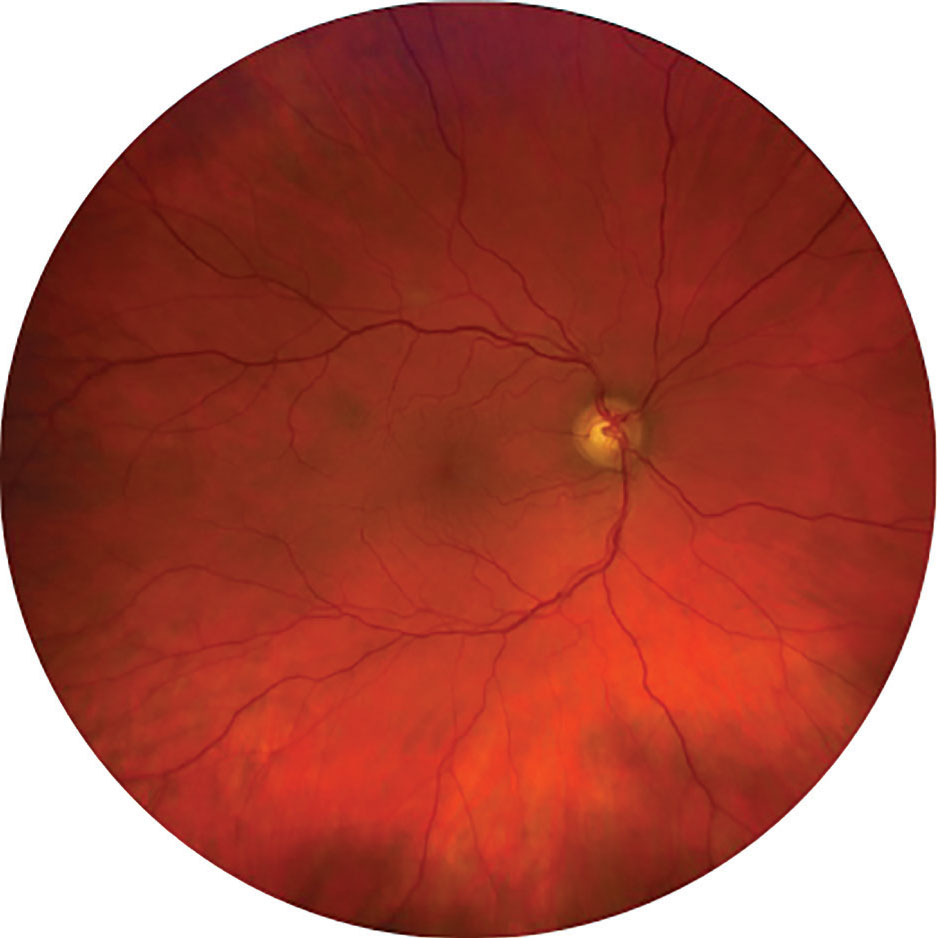
#> input picture images/image.jpg, 937 x 938 px, found by its file name
$ jupyter execute 'Ideal Low Pass Filter.ipynb'
#> lines starting #> are read from the running program, lines starting #| are printed output that depends on the picture; after the words box and inside, x2 and y2 are one past the last pixel; in counts of white or black regions, pixels touching at a corner belong together
<div style="background: #d9004c;
            padding: 25px;
            border-radius: 15px;
            text-align: center;
            box-shadow: 3px 3px 15px rgba(0,0,0,0.2);">
    <h1 style="font-family: 'Arial Black', sans-serif; color: white; margin-bottom: 10px;">
        Digital Image Processing
    </h1>
        <h3 style="font-family: 'Arial Black', sans-serif; color: white; margin-bottom: 10px;">
        Topic: Ideal Low Pass Filter
    </h3>
        <h3 style="font-family: 'Arial Black', sans-serif; color: white; margin-bottom: 10px;">
        Notebook by - Himel Sarder
    </h3>
    <p style="font-family: 'Verdana', sans-serif; color: #ffffffcc; font-size: 16px; text-align: center">
        info.himelcse@gmail.com
    </p>
</div>

# Ideal Low Pass Filter
## An Ideal Low Pass Filter (ILPF) is a frequency domain filter used in Digital Image Processing to remove high-frequency components from an image while keeping low-frequency components.

## - Low frequencies → smooth areas, overall brightness
## - High frequencies → edges, noise, fine details

## So, ILPF is mainly used for image smoothing or blurring.

# Idea Behind ILPF
## The filter passes all frequencies below a cutoff value and blocks all frequencies above it.
## That means:
## - Frequencies inside a radius 𝐷0 → kept
## - Frequencies outside the radius 𝐷0 → removed

## - H(u,v) → filter transfer function
## - D(u,v) → distance from the center of frequency spectrum
## - D₀ → cutoff frequency

# Steps to apply

# Radius 15

[cell 1]
import cv2
import numpy as np
import matplotlib.pyplot as plt

# Read image in grayscale
img = cv2.imread("image.jpg", 0)
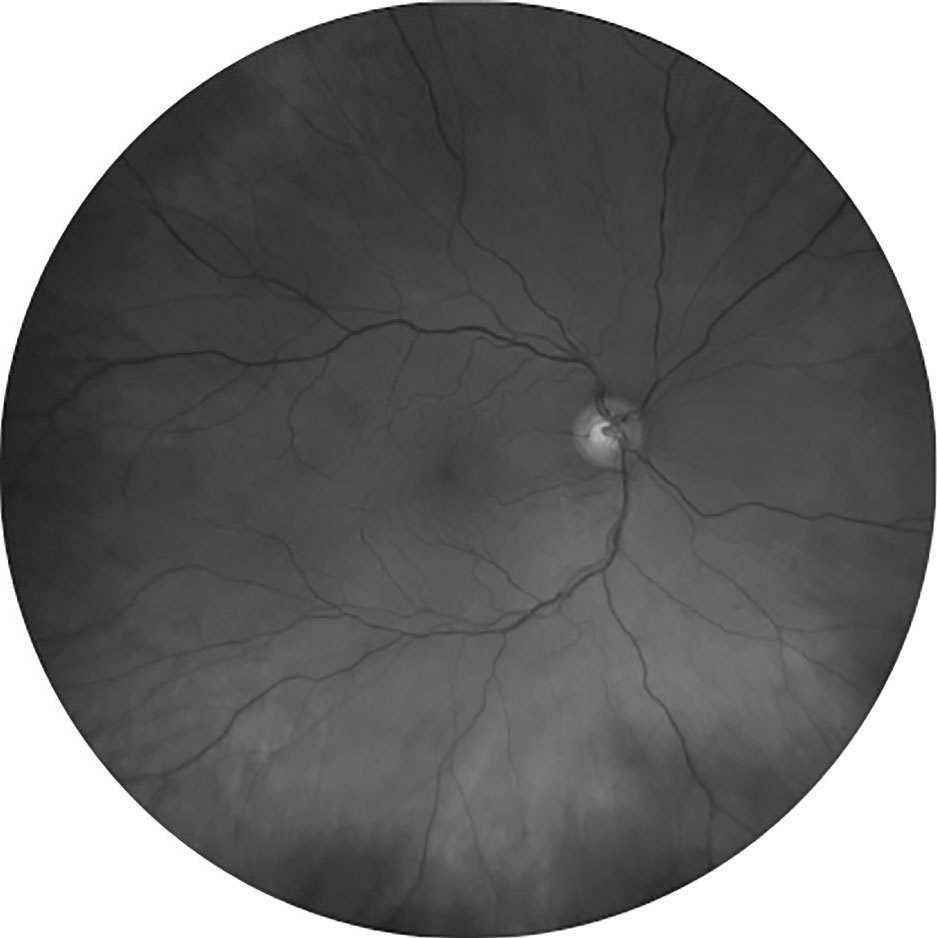
#> img: shape (938, 937); min 0, max 255, mean 112

# Fourier Transform
dft = np.fft.fft2(img)
dft_shift = np.fft.fftshift(dft)

# Image size
rows, cols = img.shape
#> rows = 938; cols = 937
crow, ccol = rows//2 , cols//2
#> crow = 469; ccol = 468

# Create Ideal Low Pass Filter mask
D0 = 15   # cutoff frequency
mask = np.zeros((rows, cols), np.uint8)

for u in range(rows):
    for v in range(cols):
        D = np.sqrt((u - crow)**2 + (v - ccol)**2)
        if D <= D0:
            mask[u,v] = 1
        else:
            mask[u,v] = 0
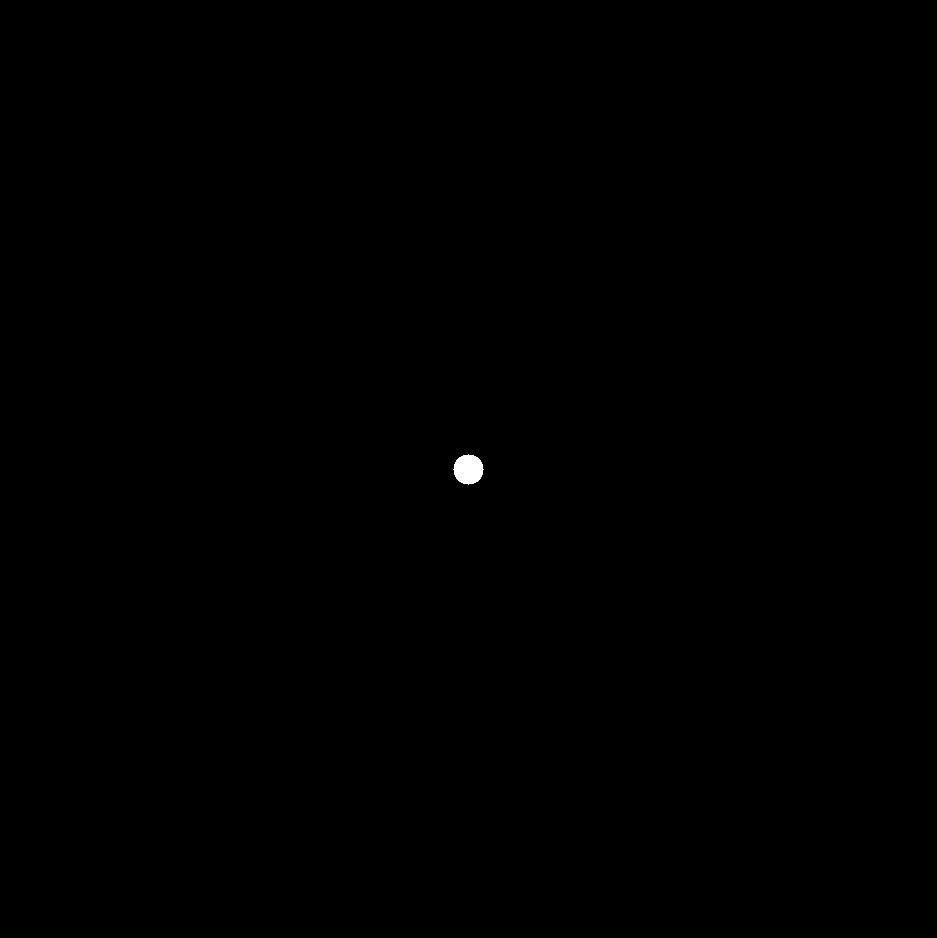
#> mask: shape (938, 937); values 0 (black) and 1 (white), 0.08% white; 1 white region, box (x1, y1, x2, y2) and area: (453, 454, 484, 485) 709

# Apply mask
filtered = dft_shift * mask

# Inverse Fourier Transform
f_ishift = np.fft.ifftshift(filtered)
img_back = np.fft.ifft2(f_ishift)
img_back = np.abs(img_back)

# Display results
plt.figure(figsize=(12, 6))
plt.subplot(121), plt.imshow(img, cmap='gray')
plt.title('Original Image')

plt.subplot(122), plt.imshow(img_back, cmap='gray')
plt.title('Ideal Low Pass Filter (Radius = 15)')

plt.show()
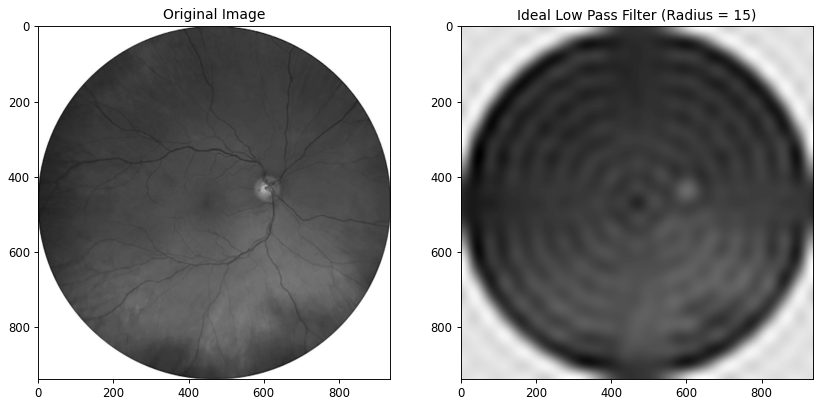
#> figure drawn by matplotlib, 2 panels

[cell 2]
plt.imshow(mask, cmap='gray')
plt.title(f"Mask (Radius = {D0})")
plt.show()

# Radius 30

[cell 3]
# Read image in grayscale
img = cv2.imread("image.jpg", 0)

# Fourier Transform
dft = np.fft.fft2(img)
dft_shift = np.fft.fftshift(dft)

# Image size
rows, cols = img.shape
crow, ccol = rows//2 , cols//2

# Create Ideal Low Pass Filter mask
D0 = 30   # cutoff frequency
mask = np.zeros((rows, cols), np.uint8)

for u in range(rows):
    for v in range(cols):
        D = np.sqrt((u - crow)**2 + (v - ccol)**2)
        if D <= D0:
            mask[u,v] = 1
        else:
            mask[u,v] = 0
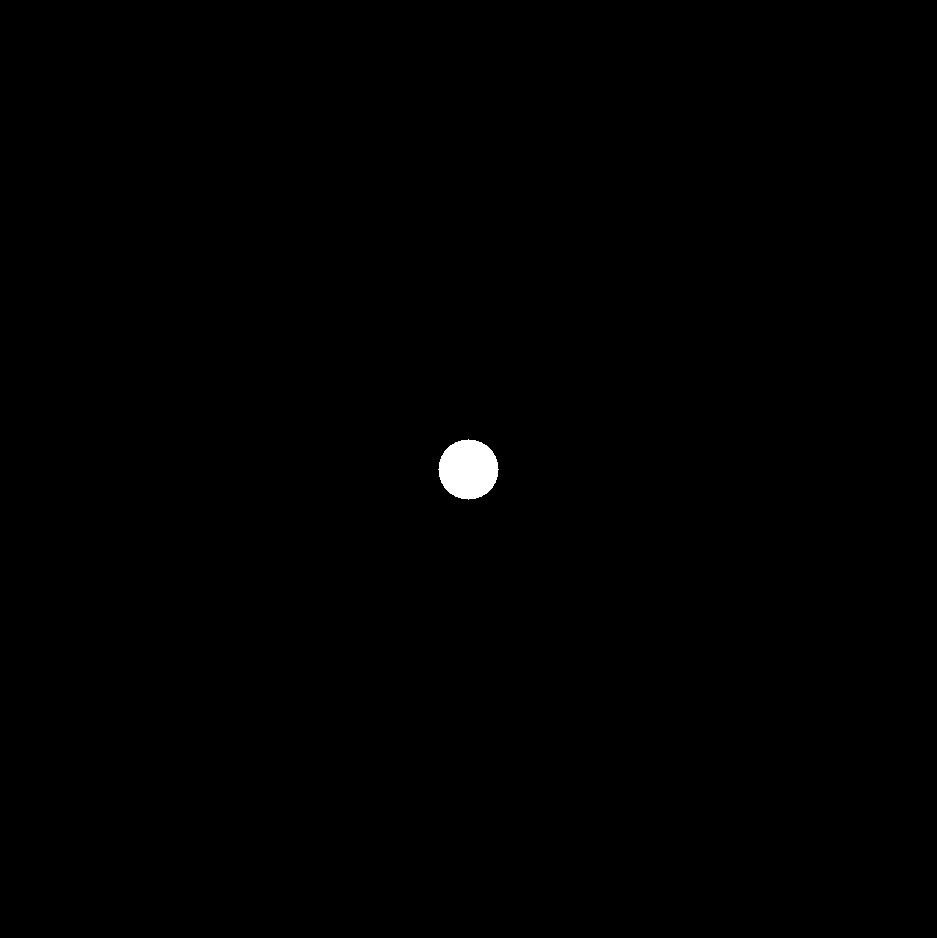
#> mask: shape (938, 937); values 0 (black) and 1 (white), 0.32% white; 1 white region, box (x1, y1, x2, y2) and area: (438, 439, 499, 500) 2821

# Apply mask
filtered = dft_shift * mask

# Inverse Fourier Transform
f_ishift = np.fft.ifftshift(filtered)
img_back = np.fft.ifft2(f_ishift)
img_back = np.abs(img_back)
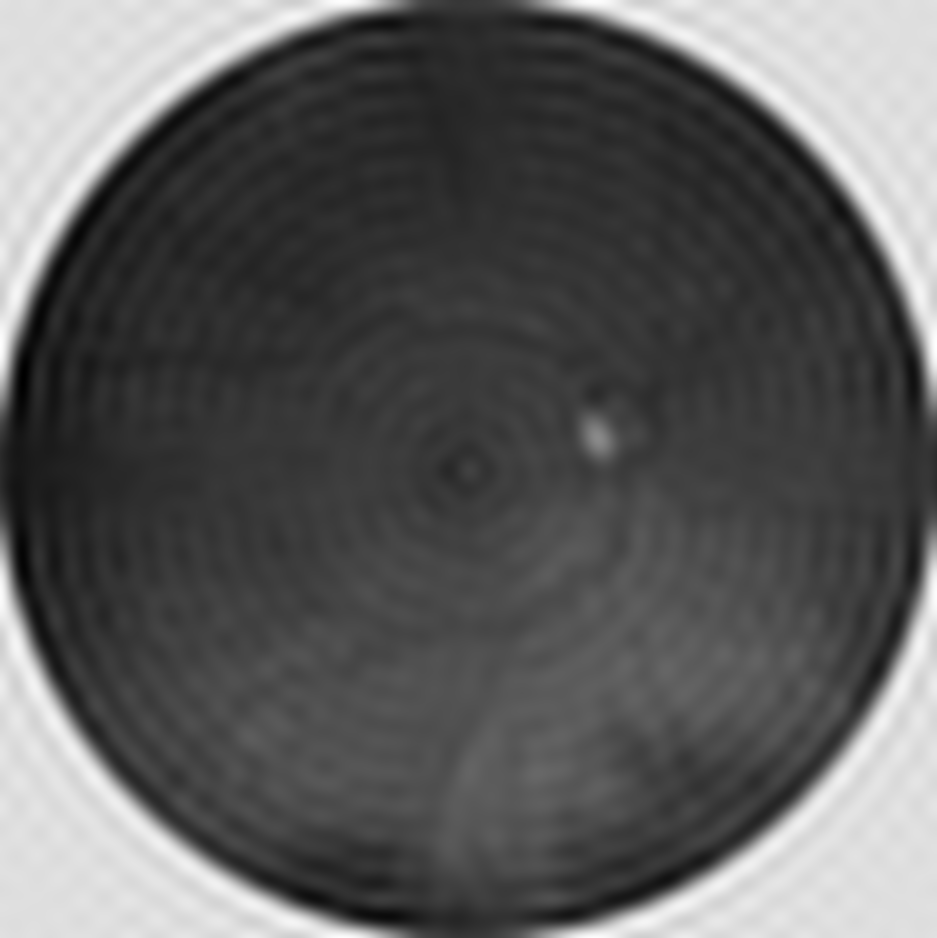
#> img_back: shape (938, 937) float64; min 10, max 290.3, mean 112; drawn with min black and max white

# Display results
plt.figure(figsize=(12, 6))
plt.subplot(121), plt.imshow(img, cmap='gray')
plt.title('Original Image')

plt.subplot(122), plt.imshow(img_back, cmap='gray')
plt.title('Ideal Low Pass Filter (Radius = 30)')

plt.show()

[cell 4]
plt.imshow(mask, cmap='gray')
plt.title(f"Mask (Radius = {D0})")
plt.show()

[cell 5]
img = cv2.imread("image.jpg", 0)

dft = np.fft.fft2(img)
dft_shift = np.fft.fftshift(dft)

rows, cols = img.shape
crow, ccol = rows//2, cols//2

radii = list(range(5, 231, 25))

batch_size = 4

for i in range(0, len(radii), batch_size):
    plt.figure(figsize=(12, 8))

    batch = radii[i:i+batch_size]

    for j, D0 in enumerate(batch):
        x, y = np.ogrid[:rows, :cols]
        mask = ((x - crow)**2 + (y - ccol)**2 <= D0**2)

        filtered = dft_shift * mask
        img_back = np.fft.ifft2(np.fft.ifftshift(filtered))
        img_back = np.abs(img_back)

        plt.subplot(2, 2, j+1)
        plt.imshow(img_back, cmap='gray')
        plt.title(f'Radius = {D0}', fontsize=14)
        plt.axis('off')

    plt.tight_layout()
    plt.show()
#> this loop made 3 passes
#> pass 2, `plt.show()`:
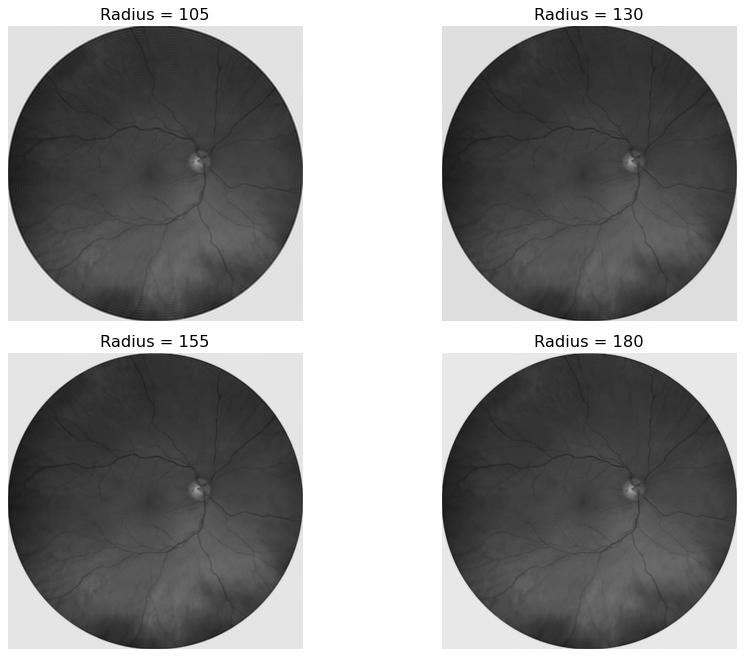
#> figure drawn by matplotlib, 4 panels
